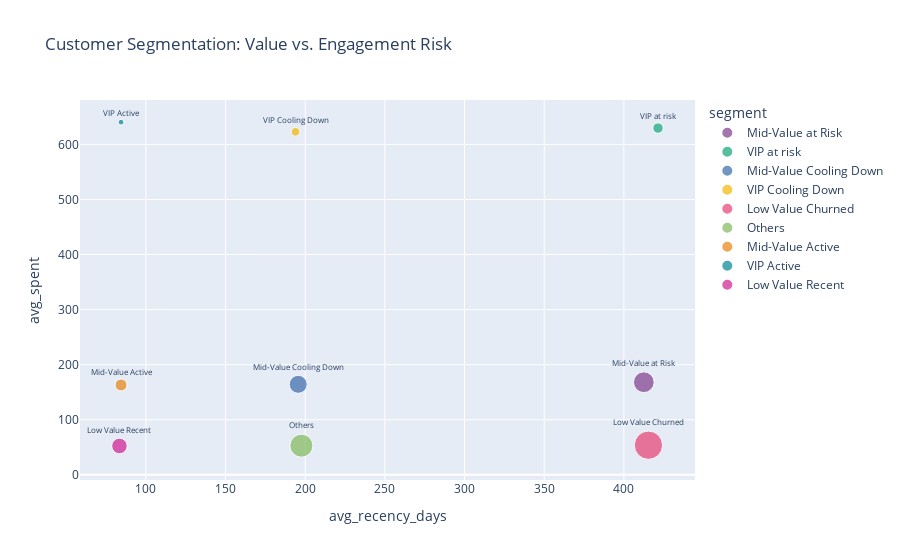

Source (notebook cell):
### Code cell
fig = px.scatter(customer_segments, x = 'avg_recency_days',y = 'avg_spent',size='customer_count',color = 'segment',
color_discrete_sequence=px.colors.qualitative.Bold, text = 'segment', hover_data = ['revenue_pct', 'customer_pct', 'total_revenue'], title = 'Customer Segmentation: Value vs. Engagement Risk')

fig.update_traces(textposition ='top center', textfont_size = 8)
fig.show()

### Figure 1 — Plotly figure (JSON) as saved in the notebook; plotly's stock layout.template omitted (floating-point values rounded to 4 significant figures)
{"data": [{"customdata": [[19.7, 16, 2601098]], "hovertemplate": "segment=%{text}<br>avg_recency_days=%{x}<br>avg_spent=%{y}<br>customer_count=%{marker.size}<br>revenue_pct=%{customdata[0]}<br>customer_pct=%{customdata[1]}<br>total_revenue=%{customdata[2]}<extra></extra>", "legendgroup": "Mid-Value at Risk", "marker": {"color": "rgb(127, 60, 141)", "size": [15472], "sizemode": "area", "sizeref": 71.91, "symbol": "circle"}, "mode": "markers+text", "name": "Mid-Value at Risk", "orientation": "v", "showlegend": true, "text": ["Mid-Value at Risk"], "textfont": {"size": 8}, "textposition": "top center", "type": "scatter", "x": [412.5], "xaxis": "x", "y": [168.1], "yaxis": "y"}, {"customdata": [[18.4, 4, 2437778]], "hovertemplate": "segment=%{text}<br>avg_recency_days=%{x}<br>avg_spent=%{y}<br>customer_count=%{marker.size}<br>revenue_pct=%{customdata[0]}<br>customer_pct=%{customdata[1]}<br>total_revenue=%{customdata[2]}<extra></extra>", "legendgroup": "VIP at risk", "marker": {"color": "rgb(17, 165, 121)", "size": [3871], "sizemode": "area", "sizeref": 71.91, "symbol": "circle"}, "mode": "markers+text", "name": "VIP at risk", "orientation": "v", "showlegend": true, "text": ["VIP at risk"], "textfont": {"size": 8}, "textposition": "top center", "type": "scatter", "x": [421.4], "xaxis": "x", "y": [629.8], "yaxis": "y"}, {"customdata": [[14.5, 12.1, 1915424]], "hovertemplate": "segment=%{text}<br>avg_recency_days=%{x}<br>avg_spent=%{y}<br>customer_count=%{marker.size}<br>revenue_pct=%{customdata[0]}<br>customer_pct=%{customdata[1]}<br>total_revenue=%{customdata[2]}<extra></extra>", "legendgroup": "Mid-Value Cooling Down", "marker": {"color": "rgb(57, 105, 172)", "size": [11659], "sizemode": "area", "sizeref": 71.91, "symbol": "circle"}, "mode": "markers+text", "name": "Mid-Value Cooling Down", "orientation": "v", "showlegend": true, "text": ["Mid-Value Cooling Down"], "textfont": {"size": 8}, "textposition": "top center", "type": "scatter", "x": [195.6], "xaxis": "x", "y": [164.3], "yaxis": "y"}, {"customdata": [[12.8, 2.8, 1691807]], "hovertemplate": "segment=%{text}<br>avg_recency_days=%{x}<br>avg_spent=%{y}<br>customer_count=%{marker.size}<br>revenue_pct=%{customdata[0]}<br>customer_pct=%{customdata[1]}<br>total_revenue=%{customdata[2]}<extra></extra>", "legendgroup": "VIP Cooling Down", "marker": {"color": "rgb(242, 183, 1)", "size": [2716], "sizemode": "area", "sizeref": 71.91, "symbol": "circle"}, "mode": "markers+text", "name": "VIP Cooling Down", "orientation": "v", "showlegend": true, "text": ["VIP Cooling Down"], "textfont": {"size": 8}, "textposition": "top center", "type": "scatter", "x": [193.9], "xaxis": "x", "y": [622.9], "yaxis": "y"}, {"customdata": [[11.7, 29.8, 1546042]], "hovertemplate": "segment=%{text}<br>avg_recency_days=%{x}<br>avg_spent=%{y}<br>customer_count=%{marker.size}<br>revenue_pct=%{customdata[0]}<br>customer_pct=%{customdata[1]}<br>total_revenue=%{customdata[2]}<extra></extra>", "legendgroup": "Low Value Churned", "marker": {"color": "rgb(231, 63, 116)", "size": [28765], "sizemode": "area", "sizeref": 71.91, "symbol": "circle"}, "mode": "markers+text", "name": "Low Value Churned", "orientation": "v", "showlegend": true, "text": ["Low Value Churned"], "textfont": {"size": 8}, "textposition": "top center", "type": "scatter", "x": [415.4], "xaxis": "x", "y": [53.75], "yaxis": "y"}, {"customdata": [[7.6, 19.8, 1007598]], "hovertemplate": "segment=%{text}<br>avg_recency_days=%{x}<br>avg_spent=%{y}<br>customer_count=%{marker.size}<br>revenue_pct=%{customdata[0]}<br>customer_pct=%{customdata[1]}<br>total_revenue=%{customdata[2]}<extra></extra>", "legendgroup": "Others", "marker": {"color": "rgb(128, 186, 90)", "size": [19062], "sizemode": "area", "sizeref": 71.91, "symbol": "circle"}, "mode": "markers+text", "name": "Others", "orientation": "v", "showlegend": true, "text": ["Others"], "textfont": {"size": 8}, "textposition": "top center", "type": "scatter", "x": [197.6], "xaxis": "x", "y": [52.86], "yaxis": "y"}, {"customdata": [[6.3, 5.3, 831007]], "hovertemplate": "segment=%{text}<br>avg_recency_days=%{x}<br>avg_spent=%{y}<br>customer_count=%{marker.size}<br>revenue_pct=%{customdata[0]}<br>customer_pct=%{customdata[1]}<br>total_revenue=%{customdata[2]}<extra></extra>", "legendgroup": "Mid-Value Active", "marker": {"color": "rgb(230, 131, 16)", "size": [5094], "sizemode": "area", "sizeref": 71.91, "symbol": "circle"}, "mode": "markers+text", "name": "Mid-Value Active", "orientation": "v", "showlegend": true, "text": ["Mid-Value Active"], "textfont": {"size": 8}, "textposition": "top center", "type": "scatter", "x": [84.4], "xaxis": "x", "y": [163.1], "yaxis": "y"}, {"customdata": [[5.6, 1.2, 735879]], "hovertemplate": "segment=%{text}<br>avg_recency_days=%{x}<br>avg_spent=%{y}<br>customer_count=%{marker.size}<br>revenue_pct=%{customdata[0]}<br>customer_pct=%{customdata[1]}<br>total_revenue=%{customdata[2]}<extra></extra>", "legendgroup": "VIP Active", "marker": {"color": "rgb(0, 134, 149)", "size": [1149], "sizemode": "area", "sizeref": 71.91, "symbol": "circle"}, "mode": "markers+text", "name": "VIP Active", "orientation": "v", "showlegend": true, "text": ["VIP Active"], "textfont": {"size": 8}, "textposition": "top center", "type": "scatter", "x": [84.4], "xaxis": "x", "y": [640.5], "yaxis": "y"}, {"customdata": [[3.4, 9, 454865]], "hovertemplate": "segment=%{text}<br>avg_recency_days=%{x}<br>avg_spent=%{y}<br>customer_count=%{marker.size}<br>revenue_pct=%{customdata[0]}<br>customer_pct=%{customdata[1]}<br>total_revenue=%{customdata[2]}<extra></extra>", "legendgroup": "Low Value Recent", "marker": {"color": "rgb(207, 28, 144)", "size": [8690], "sizemode": "area", "sizeref": 71.91, "symbol": "circle"}, "mode": "markers+text", "name": "Low Value Recent", "orientation": "v", "showlegend": true, "text": ["Low Value Recent"], "textfont": {"size": 8}, "textposition": "top center", "type": "scatter", "x": [83.4], "xaxis": "x", "y": [52.34], "yaxis": "y"}], "layout": {"legend": {"itemsizing": "constant", "title": {"text": "segment"}, "tracegroupgap": 0}, "title": {"text": "Customer Segmentation: Value vs. Engagement Risk"}, "xaxis": {"anchor": "y", "domain": [0, 1], "title": {"text": "avg_recency_days"}}, "yaxis": {"anchor": "x", "domain": [0, 1], "title": {"text": "avg_spent"}}}}
